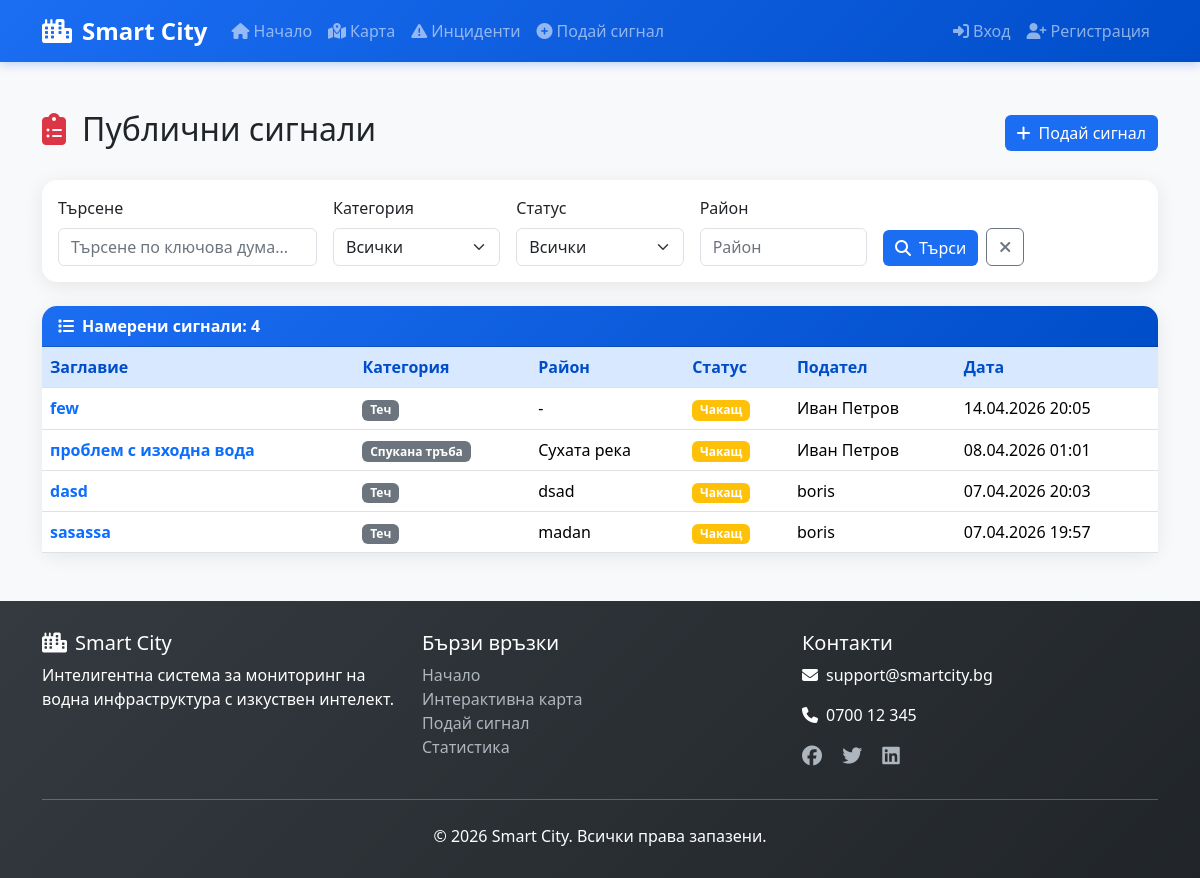
The page /reports/ on the database as committed earlier.
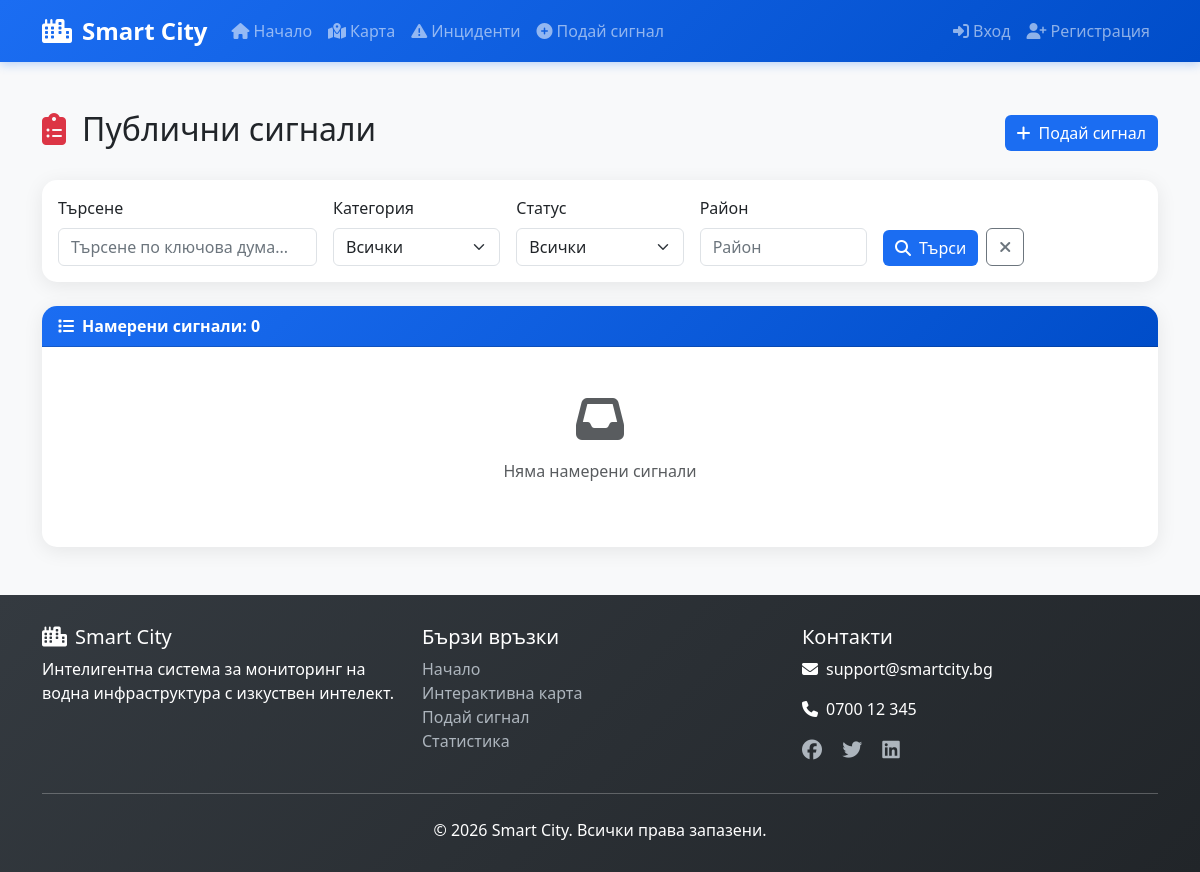
The same page on the database as committed later.
### reports/models.py (models this page shows, shortened)
class Report(models.Model):
    CATEGORY_CHOICES = [
        ('leak', _('Теч')),
        ('burst_pipe', _('Спукана тръба')),
        ('pressure_low', _('Ниско налягане')),
        ('pressure_high', _('Високо налягане')),
        ('water_quality', _('Качество на водата')),
        ('no_water', _('Няма вода')),
        ('sewage', _('Канализационен проблем')),
        ('hydrant', _('Пожарен хидрант')),
        ('meter', _('Водомер')),
        ('other', _('Друго')),
    ]
    STATUS_CHOICES = [
        ('pending', _('Чакащ')),
        ('investigating', _('В проверка')),
        ('confirmed', _('Потвърден')),
        ('in_progress', _('В процес')),
        ('resolved', _('Разрешен')),
        ('rejected', _('Отхвърлен')),
    ]
    PRIORITY_CHOICES = [
        ('low', _('Нисък')),
        ('medium', _('Среден')),
        ('high', _('Висок')),
        ('urgent', _('Спешен')),
    ]
    user = models.ForeignKey(
        'users.User',
        on_delete=models.CASCADE,
        related_name='reports',
        verbose_name=_('потребител'),
        null=True,
        blank=True
    )
    reporter_name = models.CharField(_('име на подател'), max_length=150, blank=True)
    reporter_email = models.EmailField(_('имейл на подател'), blank=True)
    reporter_phone = models.CharField(_('телефон на подател'), max_length=20, blank=True)
    title = models.CharField(_('заглавие'), max_length=200)
    description = models.TextField(_('описание'))
    category = models.CharField(_('категория'), max_length=20, choices=CATEGORY_CHOICES)
    status = models.CharField(_('статус'), max_length=20, choices=STATUS_CHOICES, default='pending')
    priority = models.CharField(_('приоритет'), max_length=20, choices=PRIORITY_CHOICES, default='medium')
    address = models.CharField(_('адрес'), max_length=255)
    district = models.CharField(_('район'), max_length=100, blank=True)
    latitude = models.DecimalField(
        _('географска ширина'),
        max_digits=10,
        decimal_places=8,
        null=True,
        blank=True
    )
    longitude = models.DecimalField(
        _('географска дължина'),
        max_digits=11,
        decimal_places=8,
        null=True,
        blank=True
    )
    image = models.FileField(_('снимка'), upload_to='reports/', blank=True, null=True)
    notes = models.TextField(_('вътрешни бележки'), blank=True)
    assigned_to = models.ForeignKey(
        'users.User',
        on_delete=models.SET_NULL,
        null=True,
        blank=True,
        related_name='assigned_reports',
        verbose_name=_('възложен на')
    )
    estimated_start = models.DateTimeField(_('прогнозно начало'), null=True, blank=True)
    estimated_end = models.DateTimeField(_('прогнозен край'), null=True, blank=True)
    created_at = models.DateTimeField(_('създаден на'), auto_now_add=True)
    updated_at = models.DateTimeField(_('обновен на'), auto_now=True)
    resolved_at = models.DateTimeField(_('разрешен на'), null=True, blank=True)
    is_public = models.BooleanField(_('публичен'), default=True)
    class Meta:
        verbose_name = _('сигнал')
        verbose_name_plural = _('сигнали')
        ordering = ['-created_at']
    def get_status_color(self):
        colors = {
            'pending': 'warning',
            'investigating': 'info',
            'confirmed': 'primary',
            'in_progress': 'primary',
            'resolved': 'success',
            'rejected': 'secondary',
        }
        return colors.get(self.status, 'secondary')
    def get_reporter_display(self):
        if self.user:
            return self.user.get_full_name() or self.user.email
        return self.reporter_name or _('Анонимен')

### users/models.py (models this page shows, shortened)
class User(AbstractBaseUser, PermissionsMixin):
    ROLE_CHOICES = [
        ('citizen', _('Гражданин')),
        ('operator', _('Оператор')),
        ('technician', _('Техник')),
        ('admin', _('Администратор')),
    ]
    email = models.EmailField(
        _('имейл адрес'),
        unique=True,
        help_text=_('Задължително. Валиден имейл адрес.')
    )
    first_name = models.CharField(_('име'), max_length=150, blank=True)
    last_name = models.CharField(_('фамилия'), max_length=150, blank=True)
    phone = models.CharField(_('телефон'), max_length=20, blank=True)
    role = models.CharField(
        _('роля'),
        max_length=20,
        choices=ROLE_CHOICES,
        default='citizen'
    )
    is_staff = models.BooleanField(
        _('staff статус'),
        default=False,
        help_text=_('Определя дали потребителят може да влиза в админ панела.')
    )
    is_active = models.BooleanField(
        _('активен'),
        default=True,
        help_text=_('Определя дали потребителят е активен.')
    )
    date_joined = models.DateTimeField(_('дата на регистрация'), default=timezone.now)
    last_login = models.DateTimeField(_('последно влизане'), blank=True, null=True)
    email_notifications = models.BooleanField(
        _('имейл известия'),
        default=True,
        help_text=_('Получаване на известия по имейл')
    )
    sms_notifications = models.BooleanField(
        _('SMS известия'),
        default=False,
        help_text=_('Получаване на SMS известия')
    )
    push_notifications = models.BooleanField(
        _('push известия'),
        default=True,
        help_text=_('Получаване на push известия')
    )
    objects = UserManager()
    USERNAME_FIELD = 'email'
    REQUIRED_FIELDS = ['first_name', 'last_name']
    class Meta:
        verbose_name = _('потребител')
        verbose_name_plural = _('потребители')
        ordering = ['-date_joined']
    def get_full_name(self):
        full_name = f'{self.first_name} {self.last_name}'
        return full_name.strip() or self.email

### reports/views.py (the view)
# urls.py: path('', views.report_list, name='list'),
def report_list(request):
    reports = Report.objects.filter(is_public=True)
    form = ReportSearchForm(request.GET)
    if form.is_valid():
        search = form.cleaned_data.get('search')
        category = form.cleaned_data.get('category')
        status = form.cleaned_data.get('status')
        district = form.cleaned_data.get('district')
        date_from = form.cleaned_data.get('date_from')
        date_to = form.cleaned_data.get('date_to')
        if search:
            reports = reports.filter(
                Q(title__icontains=search) |
                Q(description__icontains=search) |
                Q(address__icontains=search)
            )
        if category:
            reports = reports.filter(category=category)
        if status:
            reports = reports.filter(status=status)
        if district:
            reports = reports.filter(district__icontains=district)
        if date_from:
            reports = reports.filter(created_at__date__gte=date_from)
        if date_to:
            reports = reports.filter(created_at__date__lte=date_to)
    reports = reports.order_by('-created_at')
    paginator = Paginator(reports, 10)
    page_number = request.GET.get('page')
    page_obj = paginator.get_page(page_number)
    context = {
        'page_obj': page_obj,
        'form': form,
        'total_reports': reports.count(),
    }
    return render(request, 'reports/report_list.html', context)

### templates/reports/report_list.html (shortened to what this page needs)
{% extends 'base.html' %}
{% block content %}
<div class="container py-5">
    <div class="row">
        <div class="col-12">
            <div class="d-flex justify-content-between align-items-center mb-4">
                <h2><i class="fas fa-clipboard-list me-3 text-danger"></i>Публични сигнали</h2>
                <a href="{% url 'reports:create' %}" class="btn btn-primary">
                    <i class="fas fa-plus me-2"></i>Подай сигнал
                </a>
            </div>
            <div class="card mb-4">
                <div class="card-body">
                    <form method="get" class="row g-3">
                        <div class="col-md-3">
                            <label class="form-label">Търсене</label>
                            {{ form.search }}
                        </div>
                        <div class="col-md-2">
                            <label class="form-label">Категория</label>
                            {{ form.category }}
                        </div>
                        <div class="col-md-2">
                            <label class="form-label">Статус</label>
                            {{ form.status }}
                        </div>
                        <div class="col-md-2">
                            <label class="form-label">Район</label>
                            {{ form.district }}
                        </div>
                        <div class="col-md-3 d-flex align-items-end">
                            <button type="submit" class="btn btn-primary me-2">
                                <i class="fas fa-search me-2"></i>Търси
                            </button>
                            <a href="{% url 'reports:list' %}" class="btn btn-outline-secondary">
                                <i class="fas fa-times"></i>
                            </a>
                        </div>
                    </form>
                </div>
            </div>
            <div class="card">
                <div class="card-header">
                    <i class="fas fa-list me-2"></i>Намерени сигнали: {{ total_reports }}
                </div>
                <div class="card-body p-0">
                    {% if page_obj %}
                    <div class="table-responsive">
                        <table class="table table-hover mb-0">
                            <thead>
                                <tr>
                                    <th>Заглавие</th>
                                    <th>Категория</th>
                                    <th>Район</th>
                                    <th>Статус</th>
                                    <th>Подател</th>
                                    <th>Дата</th>
                                </tr>
                            </thead>
                            <tbody>
                                {% for report in page_obj %}
                                <tr>
                                    <td>
                                        <a href="{% url 'reports:detail' report.pk %}" class="text-decoration-none fw-bold">
                                            {{ report.title }}
                                        </a>
                                    </td>
                                    <td>
                                        <span class="badge bg-secondary">{{ report.get_category_display }}</span>
                                    </td>
                                    <td>{{ report.district|default:"-" }}</td>
                                    <td>
                                        <span class="badge bg-{{ report.get_status_color }}">
                                            {{ report.get_status_display }}
                                        </span>
                                    </td>
                                    <td>{{ report.get_reporter_display }}</td>
                                    <td>{{ report.created_at|date:"d.m.Y H:i" }}</td>
                                </tr>
                                {% endfor %}
                            </tbody>
                        </table>
                    </div>
                    {% else %}
                    <div class="text-center py-5">
                        <i class="fas fa-inbox fa-3x text-muted mb-3"></i>
                        <p class="text-muted">Няма намерени сигнали</p>
                    </div>
                    {% endif %}
                </div>
            </div>
        </div>
    </div>
</div>
{% endblock %}

Rows that differ between the two databases and show on the page:
removed Report: title "few", category "Теч", district "-", status "Чакащ", reporter "Иван Петров", created_at "14.04.2026 20:05"
removed Report: title "проблем с изходна вода", category "Спукана тръба", district "Сухата река", status "Чакащ", reporter "Иван Петров", created_at "08.04.2026 01:01"
removed Report: title "dasd", category "Теч", district "dsad", status "Чакащ", reporter "boris", created_at "07.04.2026 20:03"
removed Report: title "sasassa", category "Теч", district "madan", status "Чакащ", reporter "boris", created_at "07.04.2026 19:57"
Other text that changed with them:
{{ total_reports }}: "4" → "0"
text no longer shown: "Заглавие Категория Район Статус Подател Дата"
text now shown: "Няма намерени сигнали"
